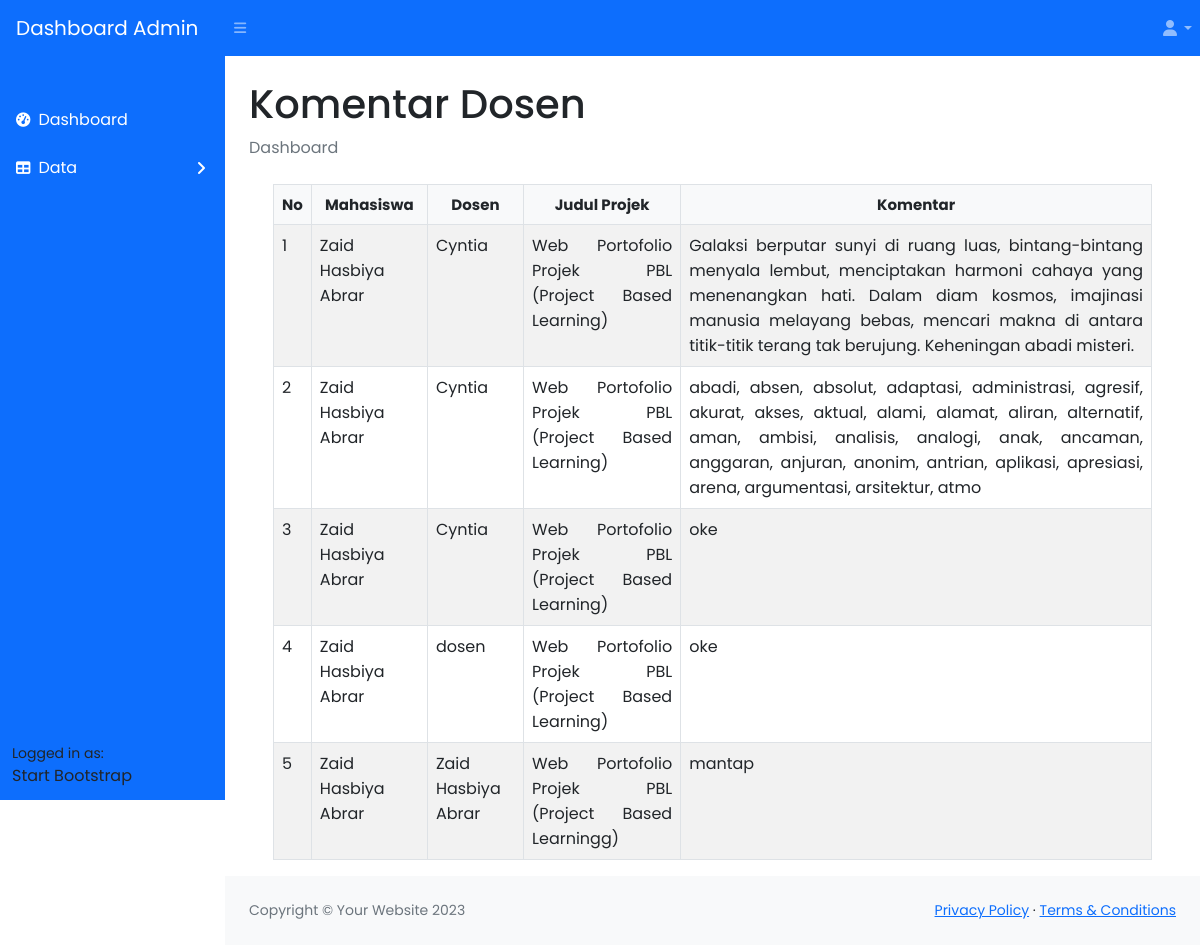
/dashboard/data_komentar.php (signed in), run on the app's committed database.
### tables this page shows
CREATE TABLE `komentar` (
  `komentar_id` int(11) NOT NULL,
  `komentar` varchar(255) NOT NULL,
  `projek_id` int(11) NOT NULL,
  `user_id` int(11) NOT NULL
);

CREATE TABLE `users` (
  `id` int(11) NOT NULL,
  `nama` varchar(100) NOT NULL,
  `username` varchar(255) NOT NULL,
  `password` varchar(255) NOT NULL,
  `foto_profil` varchar(255) DEFAULT NULL,
  `deskripsi_diri` varchar(255) DEFAULT NULL,
  `prestasi` varchar(255) DEFAULT NULL,
  `jurusan` enum('teknik mesin','teknik informatika','teknik elektro','manajemen bisnis') DEFAULT NULL,
  `role` enum('mahasiswa','dosen','admin') NOT NULL
);

CREATE TABLE `projek` (
  `projek_id` int(11) NOT NULL,
  `judul` varchar(255) NOT NULL,
  `deskripsi` varchar(255) NOT NULL,
  `link` varchar(255) NOT NULL,
  `gambar_projek` varchar(255) NOT NULL,
  `tgl_pembuatan` date NOT NULL,
  `tgl_selesai` date NOT NULL,
  `user_id` int(11) NOT NULL
);

### dashboard/data_komentar.php (the view, shortened to what this page needs)
<?php
include '../koneksi.php';
$query = "SELECT komentar.*, projek.judul, users.nama AS nama_dosen, mhs.nama AS nama_mhs
          FROM komentar
          JOIN projek ON komentar.projek_id = projek.projek_id
          JOIN users ON komentar.user_id = users.id
          JOIN users AS mhs ON projek.user_id = mhs.id
          ORDER BY komentar.komentar_id DESC";
$result = mysqli_query($koneksi, $query);
?>
<!DOCTYPE html>
<html lang="en">
<head>
    <link href="https://cdn.jsdelivr.net/npm/simple-datatables@7.1.2/dist/style.min.css" rel="stylesheet" />
    <link href="css/styles.css" rel="stylesheet" />
    <link rel="stylesheet" href="https://cdnjs.cloudflare.com/ajax/libs/font-awesome/6.4.2/css/all.min.css"
 />
</head>
<body class="sb-nav-fixed">
    <nav class="sb-topnav navbar navbar-expand navbar-dark bg-primary">
        <a class="navbar-brand ps-3" href="dashboard.php">Dashboard Admin</a>
        <button class="btn btn-link btn-sm order-1 order-lg-0 me-4 me-lg-0" id="sidebarToggle" href="#!"><i
                class="fas fa-bars"></i></button>
        <ul class="navbar-nav ms-auto">
            <li class="nav-item dropdown">
                <a class="nav-link dropdown-toggle" id="navbarDropdown" href="#" role="button" data-bs-toggle="dropdown"
                    aria-expanded="false"><i class="fas fa-user fa-fw"></i></a>
            </li>
        </ul>
    </nav>
    <div id="layoutSidenav">
        <div id="layoutSidenav_nav">
            <nav class="sb-sidenav accordion bg-primary" id="sidenavAccordion">
                <div class="sb-sidenav-menu">
                    <div class="nav">
                        <div class="sb-sidenav-menu-heading"></div>
                        <a class="nav-link text-white" href="dashboard.php">
                            <div class="sb-nav-link-icon"><i class="fa-solid fa-tachometer-alt"></i></div>
                            Dashboard
                        </a>
                        <a class="nav-link collapsed text-white" href="#" data-bs-toggle="collapse"
                            data-bs-target="#collapseLayouts" aria-expanded="false" aria-controls="collapseLayouts">
                            <div class="sb-nav-link-icon"><i class="fas fa-table"></i></div>
                            Data
                            <div class="sb-sidenav-collapse-arrow"><i class="fas fa-angle-down"></i></div>
                        </a>
                    </div>
                </div>
                <div class="sb-sidenav-footer">
                    <div class="small">Logged in as:</div>
                    Start Bootstrap
                </div>
            </nav>
        </div>
        <div id="layoutSidenav_content">
            <main>
                <div class="container-fluid px-4">
                    <h1 class="mt-4">Komentar Dosen</h1>
                    <ol class="breadcrumb mb-4">
                        <li class="breadcrumb-item active">Dashboard</li>
                    </ol>
                    <div class="container-fluid px-4">
                        <table class="table table-bordered table-striped">
                            <thead>
                                <tr>
                                    <th>No</th>
                                    <th>Mahasiswa</th>
                                    <th>Dosen</th>
                                    <th>Judul Projek</th>
                                    <th>Komentar</th>
                                </tr>
                            </thead>
                            <tbody>
                                <?php
        $no = 1;
        while($row = mysqli_fetch_assoc($result)) {
        ?>
                                <tr>
                                    <td><?= $no++; ?></td>
                                    <td><?= htmlspecialchars($row['nama_mhs']); ?></td>
                                    <td><?= htmlspecialchars($row['nama_dosen']); ?></td>
                                    <td><?= htmlspecialchars($row['judul']); ?></td>
                                    <td><?= nl2br(htmlspecialchars($row['komentar'])); ?></td>
                                </tr>
                                <?php } ?>
                            </tbody>
                        </table>
                    </div>
                </div>
            </main>
            <footer class="py-4 bg-light mt-auto">
                <div class="container-fluid px-4">
                    <div class="d-flex align-items-center justify-content-between small">
                        <div class="text-muted">Copyright &copy; Your Website 2023</div>
                        <div>
                            <a href="#">Privacy Policy</a>
                            &middot;
                            <a href="#">Terms &amp; Conditions</a>
                        </div>
                    </div>
                </div>
            </footer>
        </div>
    </div>
</body>
</html>

### dashboard/data_komentar.php (style rules this page uses)
table thead tr { background-color: #f8f9fa; font-weight: 600; font-size: 15px; }
table thead th { text-align: center !important; }
table tbody td { text-align: justify !important; vertical-align: top; }

### data on the page
komentar: users.nama "Zaid Hasbiya Abrar", user.nama "Cyntia", projek.judul "Web Portofolio Projek PBL (Project Based Learning)", komentar "Galaksi berputar sunyi di ruang luas, bintang-bintang menyala lembut, menciptakan harmoni cahaya yang menenangkan hati. Dalam diam kosmos, imajinasi manusia melayang bebas, mencari makna di antara titik-titik terang tak berujung. Keheningan abadi misteri."
komentar: users.nama "Zaid Hasbiya Abrar", user.nama "Cyntia", projek.judul "Web Portofolio Projek PBL (Project Based Learning)", komentar "abadi, absen, absolut, adaptasi, administrasi, agresif, akurat, akses, aktual, alami, alamat, aliran, alternatif, aman, ambisi, analisis, analogi, anak, ancaman, anggaran, anjuran, anonim, antrian, aplikasi, apresiasi, arena, argumentasi, arsitektur, atmo"
komentar: users.nama "Zaid Hasbiya Abrar", user.nama "Cyntia", projek.judul "Web Portofolio Projek PBL (Project Based Learning)", komentar "oke"
komentar: users.nama "Zaid Hasbiya Abrar", user.nama "dosen", projek.judul "Web Portofolio Projek PBL (Project Based Learning)", komentar "oke"
komentar: user.nama "Zaid Hasbiya Abrar", projek.judul "Web Portofolio Projek PBL (Project Based Learningg)", komentar "mantap"
